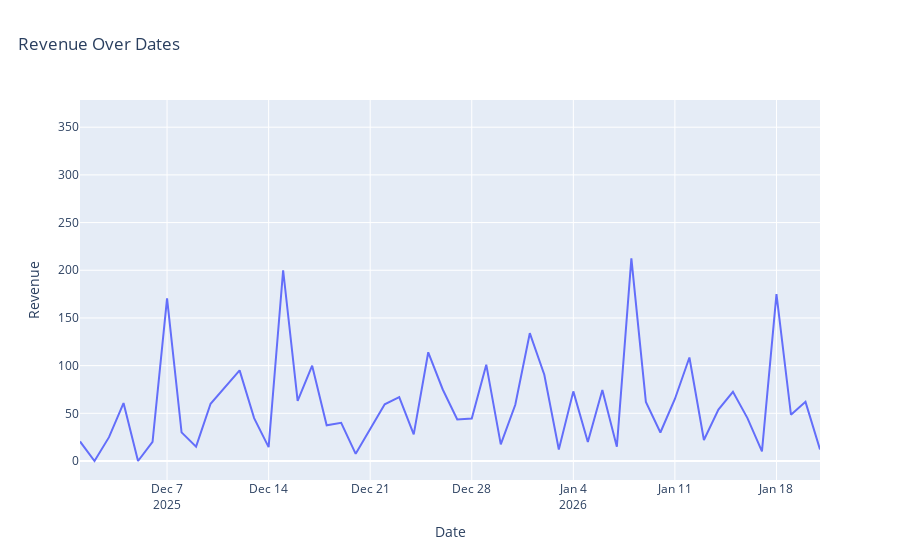

Source (notebook cell):
### Code cell
fig=px.line(rev_trnd ,x="dates", y="revenue",title="Revenue Over Dates")
fig.update_layout(title={"x":0.02})
fig.update_xaxes(title_text="Date")
fig.update_yaxes(title_text="Revenue")
fig

### Figure 1 — Plotly figure (JSON) as saved in the notebook; plotly's stock layout.template omitted (floating-point values rounded to 4 significant figures)
{"data": [{"hovertemplate": "dates=%{x}<br>revenue=%{y}<extra></extra>", "legendgroup": "", "line": {"color": "#636efa", "dash": "solid"}, "marker": {"symbol": "circle"}, "mode": "lines", "name": "", "orientation": "v", "showlegend": false, "type": "scatter", "x": ["2025-12-01", "2025-12-02", "2025-12-03", "2025-12-04", "2025-12-05", "2025-12-06", "2025-12-07", "2025-12-08", "2025-12-09", "2025-12-10", "2025-12-12", "2025-12-13", "2025-12-14", "2025-12-15", "2025-12-16", "2025-12-17", "2025-12-18", "2025-12-19", "2025-12-20", "2025-12-21", "2025-12-22", "2025-12-23", "2025-12-24", "2025-12-25", "2025-12-26", "2025-12-27", "2025-12-28", "2025-12-29", "2025-12-30", "2025-12-31", "2026-01-01", "2026-01-02", "2026-01-03", "2026-01-04", "2026-01-05", "2026-01-06", "2026-01-07", "2026-01-08", "2026-01-09", "2026-01-10", "2026-01-11", "2026-01-12", "2026-01-13", "2026-01-14", "2026-01-15", "2026-01-16", "2026-01-17", "2026-01-18", "2026-01-19", "2026-01-20", "2026-01-21", null], "xaxis": "x", "y": [20.5, 0.0, 25.0, 60.75, 0.0, 19.99, 170.5, 30.01, 15.0, 60.0, 95.0, 45.0, 14.5, 200.0, 63.0, 99.99, 37.5, 40.0, 7.5, 33.0, 59.5, 67.0, 28.0, 114.0, 74.99, 43.5, 44.5, 101.0, 17.5, 59.0, 134.0, 90.5, 12.0, 73.0, 19.99, 74.5, 15.0, 212.5, 62.0, 29.9, 65.0, 108.5, 22.0, 54.0, 72.5, 45.0, 10.0, 175.0, 48.5, 62.0, 12.0, 358.6], "yaxis": "y"}], "layout": {"legend": {"tracegroupgap": 0}, "title": {"text": "Revenue Over Dates", "x": 0.02}, "xaxis": {"anchor": "y", "domain": [0, 1], "title": {"text": "Date"}}, "yaxis": {"anchor": "x", "domain": [0, 1], "title": {"text": "Revenue"}}}}
